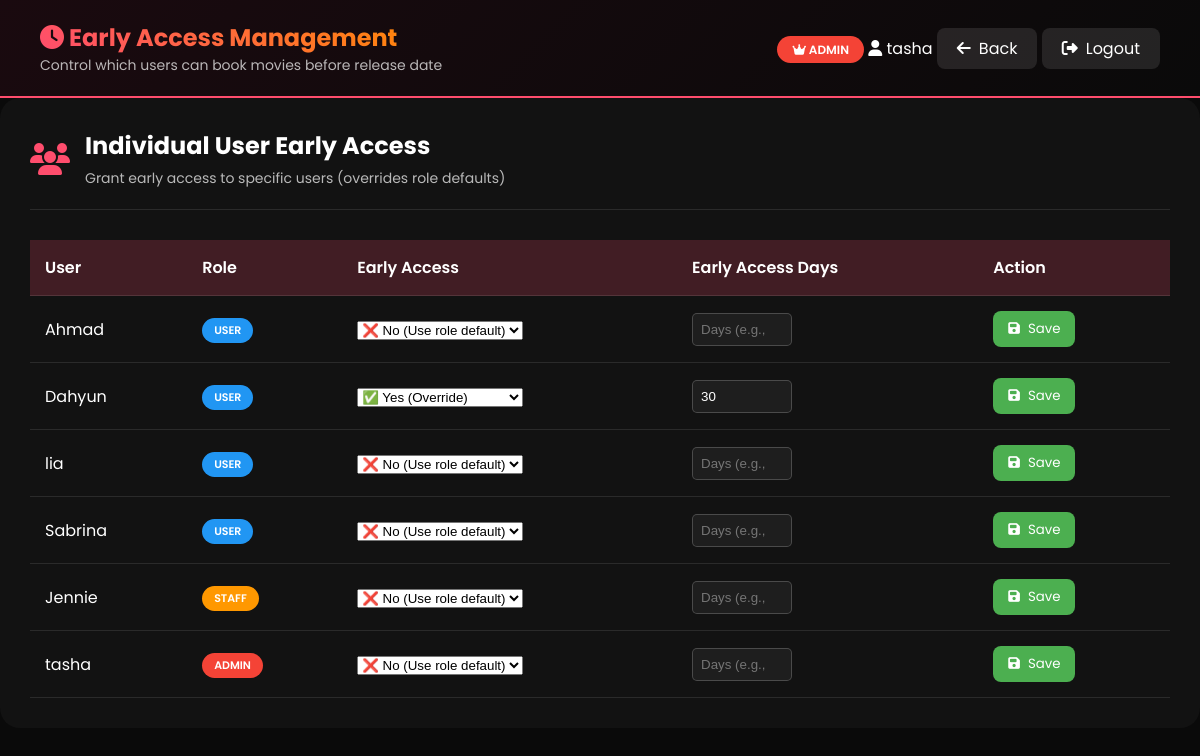
Page /admin_early_access.php (signed in) on the committed database.
### tables this page shows
CREATE TABLE `users` (
  `user_id` int(11) NOT NULL,
  `username` varchar(50) DEFAULT NULL,
  `email` varchar(100) DEFAULT NULL,
  `password` varchar(50) DEFAULT NULL,
  `role` enum('user','staff','admin') DEFAULT 'user',
  `early_access` tinyint(1) DEFAULT 0,
  `early_access_days` int(11) DEFAULT NULL
);

### admin_early_access.php (the view, shortened to what this page needs)
<?php
include 'db.php';
$username = $_SESSION['username'];
$users_sql = "SELECT user_id, username, role, early_access, early_access_days FROM users ORDER BY role, username";
$users_result = $conn->query($users_sql);
?>
<!DOCTYPE html>
<html lang="en">
<head>
    <link rel="stylesheet" href="https://cdnjs.cloudflare.com/ajax/libs/font-awesome/6.4.0/css/all.min.css">
</head>
<body>
    <div class="admin-header">
        <div class="logo">
            <h1><i class="fas fa-clock"></i> Early Access Management</h1>
            <p>Control which users can book movies before release date</p>
        </div>
        <div class="user-info">
            <span class="admin-badge"><i class="fas fa-crown"></i> ADMIN</span>
            <span class="username"><i class="fas fa-user"></i> <?php echo htmlspecialchars($username); ?></span>
            <a href="staff_homepage.php" class="btn btn-secondary"><i class="fas fa-arrow-left"></i> Back</a>
            <a href="logout.php" class="btn btn-secondary"><i class="fas fa-sign-out-alt"></i> Logout</a>
        </div>
    </div>
        <div class="settings-card">
            <div class="settings-header">
                <i class="fas fa-users"></i>
                <div>
                    <h2>Individual User Early Access</h2>
                    <p>Grant early access to specific users (overrides role defaults)</p>
                </div>
            </div>
            <div class="users-table">
                <table>
                    <thead>
                        <tr>
                            <th>User</th>
                            <th>Role</th>
                            <th>Early Access</th>
                            <th>Early Access Days</th>
                            <th>Action</th>
                        </tr>
                    </thead>
                    <tbody>
                        <?php while ($user = $users_result->fetch_assoc()): ?>
                            <form method="POST" style="display: inline;">
                                <tr>
                                    <td><?php echo htmlspecialchars($user['username']); ?></td>
                                    <td><span class="role-badge role-<?php echo $user['role']; ?>"><?php echo strtoupper($user['role']); ?></span></td>
                                    <td>
                                        <select name="early_access">
                                            <option value="0" <?php echo $user['early_access'] == 0 ? 'selected' : ''; ?>>❌ No (Use role default)</option>
                                            <option value="1" <?php echo $user['early_access'] == 1 ? 'selected' : ''; ?>>✅ Yes (Override)</option>
                                        </select>
                                     </td>
                                    <td>
                                        <input type="number" name="early_access_days" value="<?php echo $user['early_access_days'] ?? ''; ?>" placeholder="Days (e.g., 7)" style="width: 100px; padding: 8px; border-radius: 5px; background: rgba(255,255,255,0.05); color: white; border: 1px solid rgba(255,255,255,0.2);">
                                     </td>
                                    <td>
                                        <button type="submit" name="update_user" class="btn btn-success" style="padding: 8px 15px;"><i class="fas fa-save"></i> Save</button>
                                     </td>
                                </tr>
                            </form>
                        <?php endwhile; ?>
                    </tbody>
                </table>
            </div>
        </div>
</body>
</html>

### admin_early_access.php (style rules this page uses)
* { margin: 0; padding: 0; box-sizing: border-box; }
body { font-family: 'Poppins', sans-serif; background: #0a0a0a; color: white; }
.admin-header { background: linear-gradient(135deg, #1a0a0f 0%, #0a0a0a 100%); padding: 20px 40px; border-bottom: 2px solid #ff4d6d; display: flex; justify-content: space-between; align-items: center; flex-wrap: wrap; gap: 20px; }
.logo h1 { font-size: 24px; background: linear-gradient(45deg, #ff4d6d, #ff8c00); -webkit-background-clip: text; -webkit-text-fill-color: transparent; }
.logo p { font-size: 14px; opacity: 0.7; }
.admin-badge { background: #f44336; padding: 5px 15px; border-radius: 20px; font-size: 12px; font-weight: 600; }
.btn { padding: 8px 20px; border-radius: 8px; text-decoration: none; transition: 0.3s; display: inline-flex; align-items: center; gap: 8px; border: none; cursor: pointer; font-family: 'Poppins', sans-serif; }
.btn-secondary { background: rgba(255,255,255,0.1); color: white; }
.btn-success { background: #4CAF50; color: white; }
.settings-card { background: rgba(255,255,255,0.03); border-radius: 20px; padding: 30px; margin-bottom: 30px; }
.settings-header { display: flex; align-items: center; gap: 15px; margin-bottom: 30px; padding-bottom: 20px; border-bottom: 1px solid rgba(255,255,255,0.1); }
.settings-header i { font-size: 32px; color: #ff4d6d; }
.settings-header h2 { font-size: 24px; }
.settings-header p { font-size: 14px; opacity: 0.7; margin-top: 5px; }
.users-table { width: 100%; overflow-x: auto; }
table { width: 100%; border-collapse: collapse; }
th, td { padding: 15px; text-align: left; border-bottom: 1px solid rgba(255,255,255,0.1); }
th { background: rgba(255,77,109,0.2); font-weight: 600; }
.role-badge { display: inline-block; padding: 4px 12px; border-radius: 20px; font-size: 11px; font-weight: 600; }
.role-admin { background: #f44336; }
.role-staff { background: #FF9800; }
.role-user { background: #2196F3; }

### rows in the picture
users: username "Ahmad", role "USER", early_access "❌ No (Use role default)"
users: username "Dahyun", role "USER", early_access "✅ Yes (Override)", early_access_days "30"
users: username "lia", role "USER", early_access "❌ No (Use role default)"
users: username "Sabrina", role "USER", early_access "❌ No (Use role default)"
users: username "Jennie", role "STAFF", early_access "❌ No (Use role default)"
users: username "tasha", role "ADMIN", early_access "❌ No (Use role default)"

### other values in the picture
$username "tasha"
